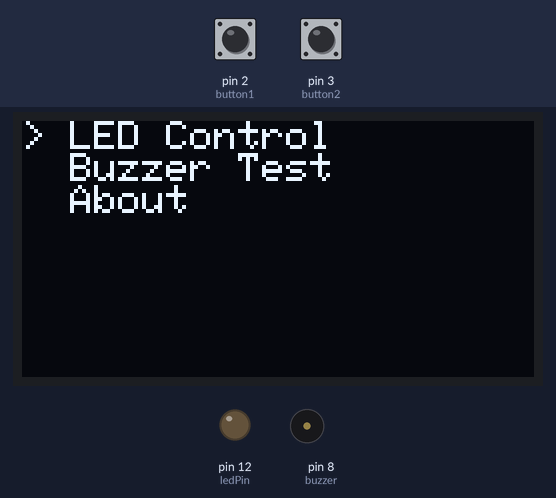
Recording of a sketch running on a simulated Arduino Uno, built with avr-gcc and run on an emulated ATmega328P. Parts: 128×64 one-colour display, output pins drawn as LEDs (lit = HIGH), buzzer (waves = sounding). The inputs (shaded band) are chosen by the test bench; at power-on: pin 3 (button2) HIGH, pin 2 (button1) HIGH.

Above: at 1.2 s.
1.3 s: pin 3 (button2) pulled LOW for 0.15 s
At 2.4 s:
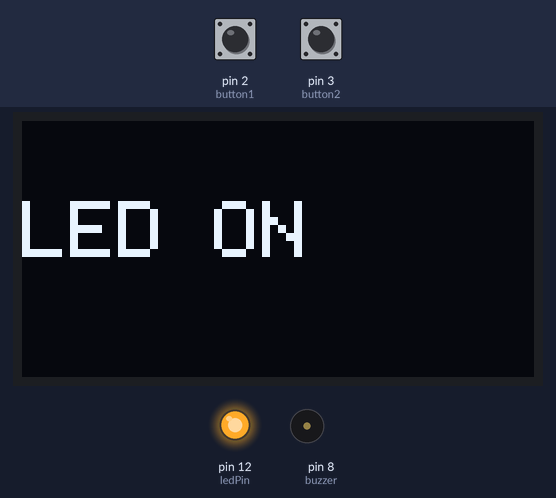
4.3 s: pin 3 (button2) pulled LOW for 1 s
At 4.7 s:
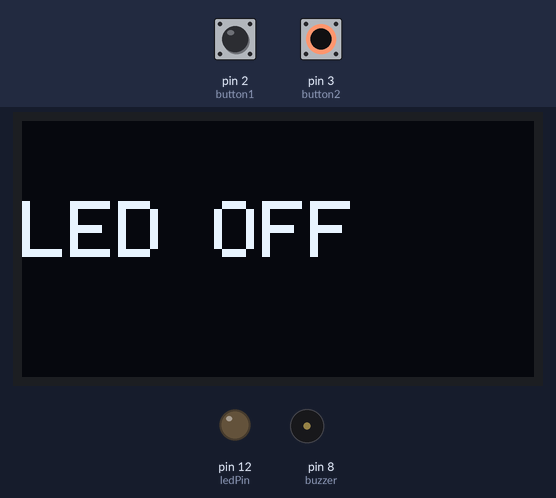
7.3 s: pin 2 (button1) pulled LOW for 0.15 s
At 8.3 s:
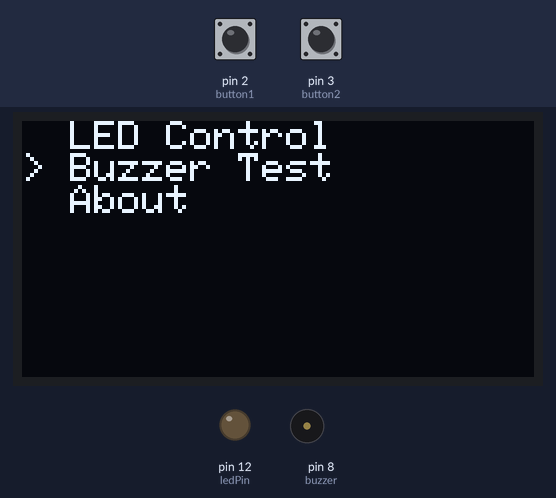
8.9 s: pin 3 (button2) pulled LOW for 0.15 s
At 9.7 s:
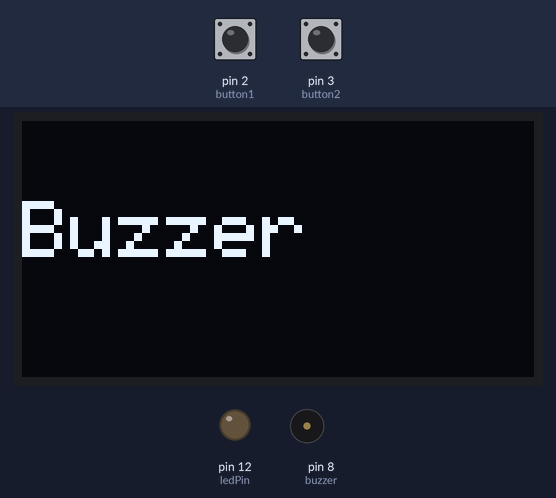
11.9 s: pin 2 (button1) pulled LOW for 1 s
At 13.0 s:
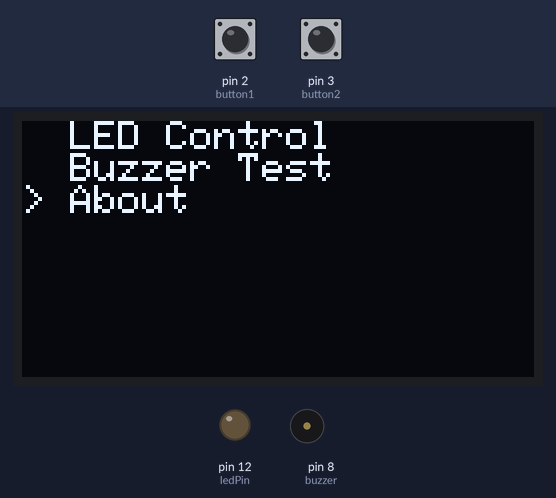
14.4 s: pin 3 (button2) pulled LOW for 3.2 s
At 14.8 s:
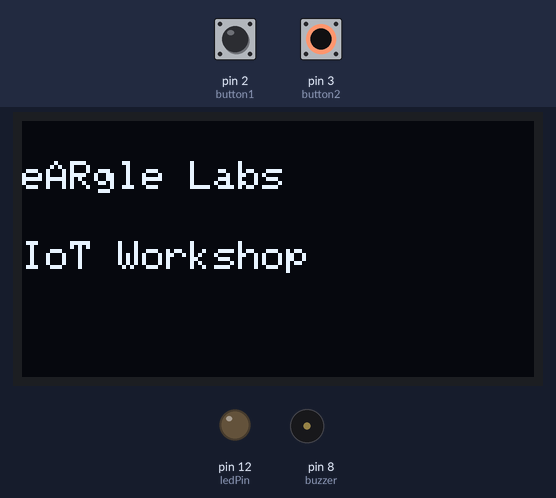
Timing chart, 0 to 17.4 s (numbered marks = the images above; inputs shaded):
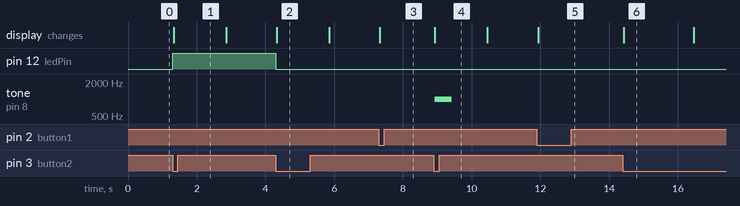

Measured:
- after the input at 1.3 s, pin 12 (ledPin): LOW → HIGH at once; the display: changes at once (image 1)
- after the input at 4.3 s, pin 12 (ledPin): HIGH → LOW at once; the display: changes at once (image 2)
- after the input at 7.3 s, the display: changes at once (image 3)
- after the input at 8.9 s, tone on pin 8 (buzzer): silent → 1000 Hz at once, → silent 0.50 s later; the display: changes at once (image 4)
- after the input at 11.9 s, the display: changes at once (image 5)
- after the input at 14.4 s, the display: changes at once (image 6)
- what the display in image 6 shows lasts 2.1 s, from 14.4 s to 16.5 s

The sketch:

Digital_Stopwatch.ino
```cpp
#include <Wire.h>
#include <Adafruit_GFX.h>
#include <Adafruit_SSD1306.h>

#define SCREEN_WIDTH 128
#define SCREEN_HEIGHT 64

Adafruit_SSD1306 display(SCREEN_WIDTH, SCREEN_HEIGHT, &Wire, -1);

const int button1 = 2;     // Move Cursor
const int button2 = 3;     // Select
const int ledPin = 12;
const int buzzer = 8;

int menu = 0;

bool lastB1 = HIGH;
bool lastB2 = HIGH;

bool ledState = false;

void setup() {

  pinMode(button1, INPUT_PULLUP);
  pinMode(button2, INPUT_PULLUP);

  pinMode(ledPin, OUTPUT);
  pinMode(buzzer, OUTPUT);

  Serial.begin(9600);

  if (!display.begin(SSD1306_SWITCHCAPVCC, 0x3C)) {
    while (true);
  }

  showMenu();
}

void loop() {

  bool b1 = digitalRead(button1);
  bool b2 = digitalRead(button2);

  // Move Cursor
  if (lastB1 == HIGH && b1 == LOW) {

    menu++;

    if (menu > 2)
      menu = 0;

    showMenu();

    delay(200);
  }

  // Select Menu
  if (lastB2 == HIGH && b2 == LOW) {

    if (menu == 0) {
      ledControl();
    }

    else if (menu == 1) {
      buzzerTest();
    }

    else if (menu == 2) {
      aboutScreen();
    }

    showMenu();

    delay(200);
  }

  lastB1 = b1;
  lastB2 = b2;
}

// ---------------- Menu ----------------

void showMenu() {

  display.clearDisplay();
  display.setTextSize(1);
  display.setTextColor(SSD1306_WHITE);

  display.setCursor(0,0);

  if(menu==0) display.print("> ");
  else display.print("  ");
  display.println("LED Control");

  if(menu==1) display.print("> ");
  else display.print("  ");
  display.println("Buzzer Test");

  if(menu==2) display.print("> ");
  else display.print("  ");
  display.println("About");

  display.display();
}

// ---------------- LED ----------------

void ledControl() {

  ledState = !ledState;

  digitalWrite(ledPin, ledState);

  display.clearDisplay();
  display.setTextSize(2);
  display.setCursor(0,20);

  if(ledState)
    display.println("LED ON");
  else
    display.println("LED OFF");

  display.display();

  delay(1500);
}

// ---------------- Buzzer ----------------

void buzzerTest() {

  display.clearDisplay();
  display.setTextSize(2);
  display.setCursor(0,20);
  display.println("Buzzer");
  display.display();

  tone(buzzer,1000);
  delay(500);
  noTone(buzzer);

  delay(1000);
}

// ---------------- About ----------------

void aboutScreen() {

  display.clearDisplay();

  display.setTextSize(1);

  display.setCursor(0,10);
  display.println("eARgle Labs");

  display.setCursor(0,30);
  display.println("IoT Workshop");

  display.display();

  delay(2000);
}
```
